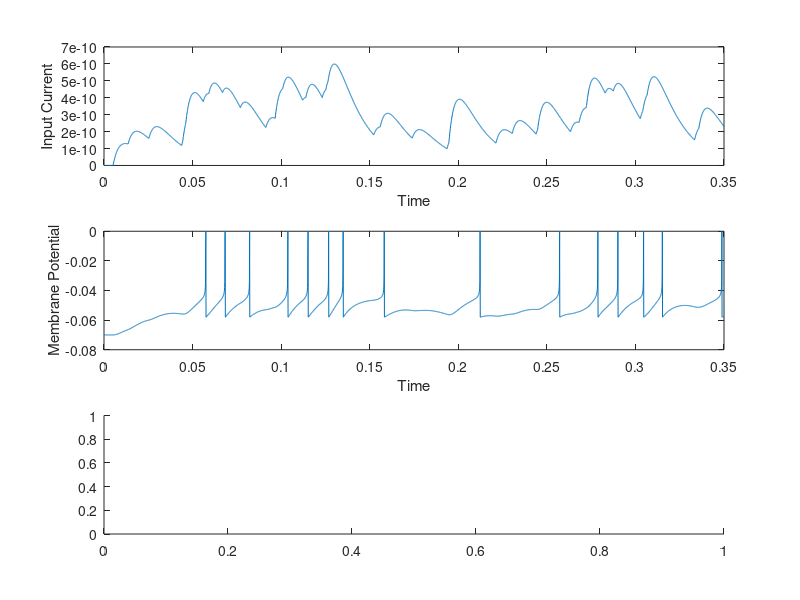

MATLAB code to generate this figure: (Note: this script raises an error after producing the figure.)
%Changing strengths of synapses(weights) depending on time difference to prevent output spikes.

clear all
close all


T = 350e-3;
N=100;
lambda = 1;
dt = 0.1e-3;
t=0:dt:T;

% input spike times allocations (poisson stimuli) (the next 2 for loops are used for this.)
for i=1:N
    time_spike{i,1}(1)=exprnd(1/lambda);
end

for j=1:N
    i=1;
    while time_spike{j,1}(i)<=T
        time_spike{j,1}(i+1)=time_spike{j,1}(i)+exprnd(1/lambda);
        i=i+1;
    end
    time_spike{j,1}=time_spike{j,1}(1:i-1);
    clear i;
end
%AEF model physical parameters
C = 200e-12;
gL= 10e-9;
E_L= -70e-3;
V_T= -50e-3;
DelT = 2e-3;
a = 2e-9;
tau_t = 30e-3;
b = 0;
Vgamma= -58e-3;

%the state variables.
V = zeros(1,length(t));
U = zeros(1,length(t));

Io = 1e-12;
tau = 15e-3;
tau_s = tau/4;
wo =250;
sigma_w = 25;
we = sigma_w*randn(N,1) + wo;
delta_we = zeros(N,1);



spike_locations = 1;
iterations = 0;
while ~isempty(spike_locations),
  
    %% calculation of total input current.
    spike_locations = [];
    Iapp = zeros(1,length(t));
    for ii=1:N
        for i=1:length(t)
            for j=1:length(time_spike{ii})
                if t(i)<time_spike{ii}(j), break; end
                Iapp(i) = Iapp(i) + Io*we(ii)*(exp(-(t(i)-time_spike{ii}(j))/tau)-exp(-(t(i)-time_spike{ii}(j))/tau_s));
            end
        end
    end
    %% calculation of output voltage by solving diff. eqn.

    V(1)= -70e-3;
    U(1)= 0;

    jj=0;
    for i=1:length(t)-1;
        if V(i) >= 0,
            V(i)=0;
            V(i+1)= Vgamma;
            U(i+1) = U(i)+ b;
            jj=jj+1;
            spike_locations(jj)=t(i);

        else
            k = (1/C)*(-gL*(V(i)-E_L)+gL*DelT*exp((V(i)-V_T)/DelT)-U(i)+Iapp(i));
            l = (1/tau_t)*(a*(V(i)-E_L)-U(i));
            V(i+1)= V(i) + dt*k;
            U(i+1)= U(i) + dt*l;
        end
    end

     %% calculation of delta_t
     for i=1:N
         delta_t{i,1} = zeros(1,length(spike_locations));
     end
     
     for i=1:N
         for kk=1:length(spike_locations)
             for j=1:length(time_spike{i})
                 if spike_locations(kk)-time_spike{i}(j)<0, break;end
                 delta_t{i,1}(kk)=spike_locations(kk)-time_spike{i}(j);
             end
         end
     end
     %% calculation of new weight.

     gamma = 1;
     for i=1:N
         if isempty(spike_locations), break; end
         for j=1:length(spike_locations)
             delta_we(i) = delta_we(i) - we(i)*gamma*(exp(-delta_t{i}(j)/tau)-exp(-delta_t{i}(j)/tau_s));
         end
         we(i)= we(i)+ delta_we(i);
         if we(i)<=10, we(i)= 10;end
     end

    %% Plots
    figure
    
    subplot(3,1,1)
    plot(t,Iapp)
     xlabel('Time')
    ylabel('Input Current')

    subplot(3,1,2)
    plot(t,V)
    xlabel('Time')
    ylabel('Membrane Potential')
    
    subplot(3,1,3)
    plot(delta_t{1,:},delta_we)
    xlabel('Delta_tk')
    ylabel('Delta_we')
    
    iterations = iterations + 1;
end
